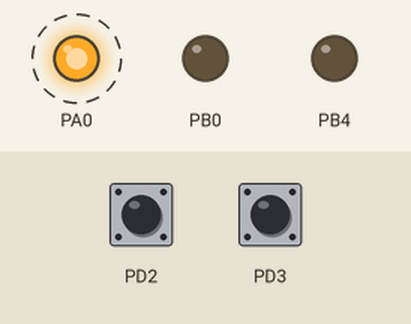
Recording of a program running on a simulated ATmega16, built with avr-gcc and emulated at 1 MHz. Parts: output pins drawn as LEDs (lit = HIGH). Dashed ring = blinking. The inputs (shaded band) are chosen by the test bench; at power-on: PD2 HIGH, PD3 HIGH.

Above: at 1.28 s.
1.3 s: PD2 pulled LOW for 3.2 s
At 2.2 s:
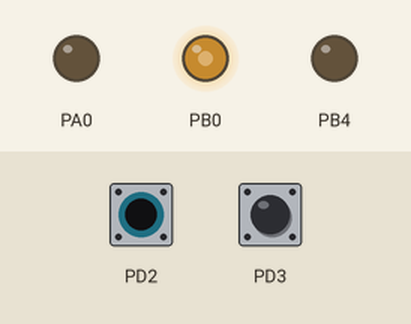
6.0 s: PD3 pulled LOW for 0.15 s
At 6.29 s:
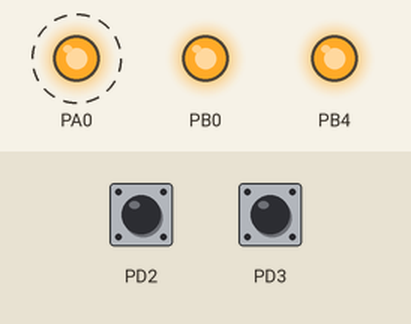
9.0 s: PD2 pulled LOW for 0.15 s
At 9.43 s:
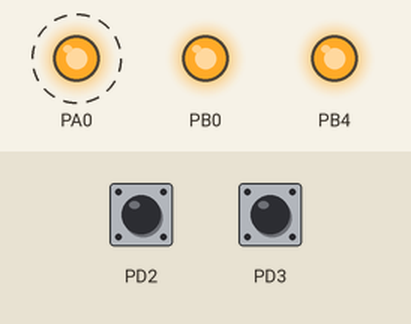
12.0 s: PD2 pulled LOW for 1 s
At 12.8 s:
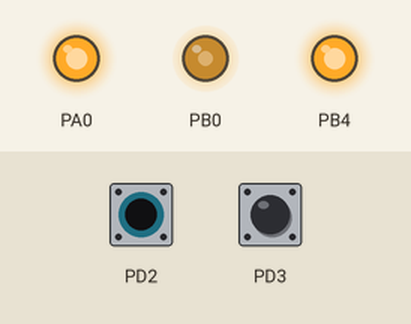
15.0 s: PD2 pulled LOW for 1 s
At 15.85 s:
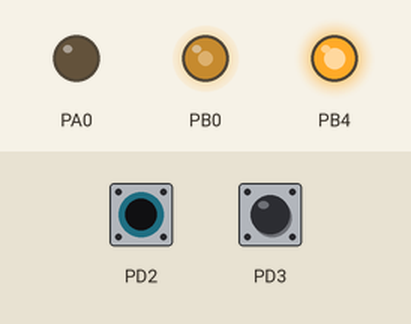
18.0 s: PD3 pulled LOW for 1 s
At 18.33 s:
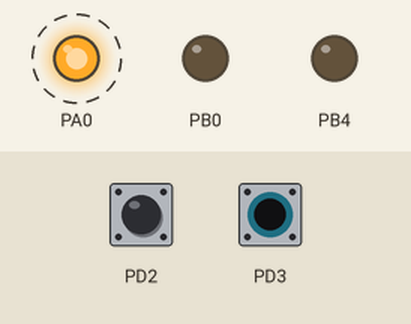
Timing chart, 0 to 22.0 s (numbered marks = the images above; inputs shaded):
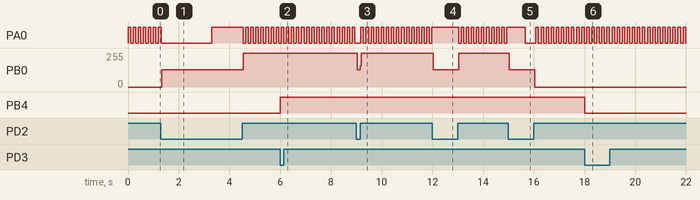

Measured:
- after the input at 1.3 s, PB0: 0/255 → 128/255 at once, → 255/255 3.2 s later
- after the input at 6.0 s, PB4: LOW → HIGH at once
- after the input at 9.0 s, PB0: 255/255 → 128/255 at once, → 255/255 0.12 s later
- after the input at 12.0 s, PB0: 255/255 → 128/255 at once, → 255/255 1.0 s later
- after the input at 15.0 s, PB0: 255/255 → 128/255 at once, → 0/255 1.0 s later
- after the input at 18.0 s, PB4: HIGH → LOW at once

The program:

main.c
```c
/*
 * Interrupts.c
 *
 * Created: 1/23/2020 1:29:16 AM
 * Author : Essam Mohamed
 */
#define F_CPU 1000000UL
#include <avr/io.h>
#include <util/delay.h>
#include <avr/interrupt.h>


int main(void)
{
	DDRA |= (1<<PA0);
	DDRB |= (1<<PB0)|(1<<PB4);
	DDRD &= ~(1<<PD2)|(1<<PD3);
	PORTD |= (1<<PD2)|(1<<PD3); //internal pull-up resistor enabled
	MCUCR |= (1<<ISC11);
	GICR |= (1<<INT0)|(1<<INT1);
	sei();
    while (1)
    {
		PORTA ^= (1<<PA0);
		_delay_ms(100);
    }
}
ISR(INT0_vect){
	PORTB ^= (1<<PB0);
}
ISR(INT1_vect){
	PORTB ^= (1<<PB4);
}
```
